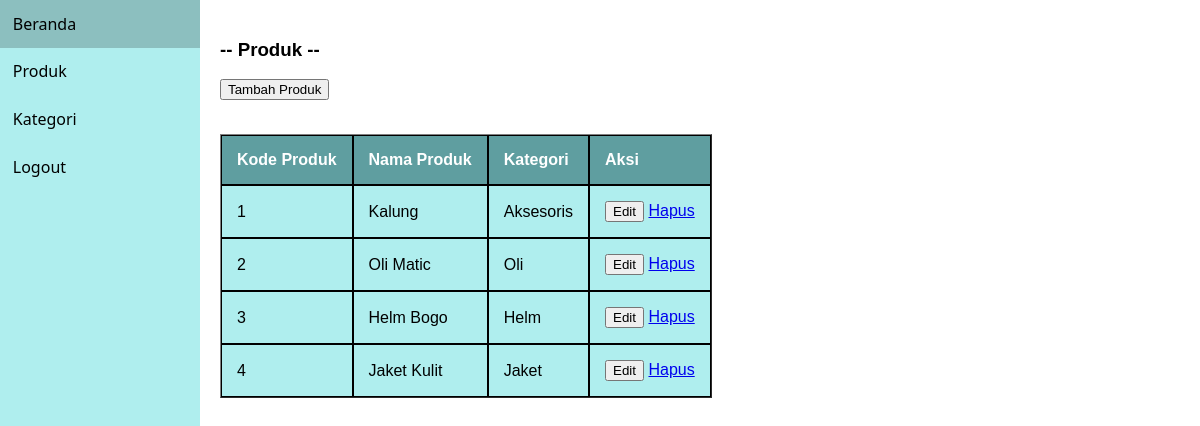
Screenshot of /produk.php (signed in) with the database file from the repository.
### tables this page shows
CREATE TABLE `produk` (
  `kode_produk` int(11) NOT NULL,
  `nama_produk` varchar(255) NOT NULL,
  `kategori_produk` varchar(255) NOT NULL,
  `deskripsi_produk` varchar(255) NOT NULL
);

### produk.php (the view, shortened to what this page needs)
<?php
    include 'menu.php';
    include 'koneksi.php';
    $sql = "SELECT kode_produk, nama_produk, kategori_produk, deskripsi_produk FROM produk";
    $query = mysqli_query($koneksi, $sql);
?>
<body>
    <div class="category">
        <div style="display:flex; gap: 1em">
            <div class="row align-items-center py-3 px-xl-5">
                <h3>-- Produk --</h3>
                <form action="tambah_produk.php" method="get">
                <button type="submit" name="tambah">Tambah Produk</button>
                <br><br>
                </form>
                <table border="1" cellspacing="0" cellpadding="10px">
                    <tr>
                        <th>Kode Produk</th>
                        <th>Nama Produk</th>
                        <th>Kategori</th>
                        <th>Aksi</th>
                    </tr>
                    <?php
                    while($row = mysqli_fetch_assoc($query)) {
                        $id         = $row['kode_produk'];
                    ?>
                        <tr>
                        <td><?php echo $row['kode_produk']?></td>
                        <td><?php echo $row['nama_produk']?></td>
                        <td><?php echo $row['kategori_produk']?></td>
                        <td>
                            <a href="edit.php?op=edit&id=<?php echo $id ?>"><button type="button" class="btn btn-warning">Edit</button></a>
                            <a href="hapus_produk.php?id=<?php echo $row['kode_produk']; ?>" onclick="return confirm('Yakin mau delete data?')">Hapus</a>
                        </td>
                        </tr>
                    <?php
                    }
                    ?>
                </table>
            </div>
        </div>
    </div>
</body>

### menu.php (shortened to what this page needs)
<!DOCTYPE html>
<html lang="en">
<head>
</head>
<body>
<aside class="side-nav">
	<nav>
		<a href="admin.php">Beranda</a>
		<a href="produk.php">Produk</a>
		<a href="kategori.php">Kategori</a>
		<a href="logout.php">Logout</a>
	</nav>
</aside>
</body>
</html>

### menu.php (style rules this page uses)
body { margin: 0; padding: 0; }
.side-nav { background: paleturquoise; width: 25vw; max-width: 200px; height: 100vh; }
.side-nav nav { display: flex; flex-direction: column; }
.side-nav nav a { font-family: sans; text-decoration: none; color: black; padding: 0.8rem; }

### produk.php (style rules this page uses)
body { font-family: Arial, sans-serif; margin: 0; padding: 0; display: flex; }
.category { width: 500px; padding: 20px; }
.category table th { background-color:cadetblue;; color: white; border: 1px solid black; padding: 15px; text-align: left; }
.category table td { background-color:paleturquoise;; border: 1px solid black; padding: 15px; text-align: left; }

### rows the page displays
produk: kode_produk "1", nama_produk "Kalung", kategori_produk "Aksesoris"
produk: kode_produk "2", nama_produk "Oli Matic", kategori_produk "Oli"
produk: kode_produk "3", nama_produk "Helm Bogo", kategori_produk "Helm"
produk: kode_produk "4", nama_produk "Jaket Kulit", kategori_produk "Jaket"
